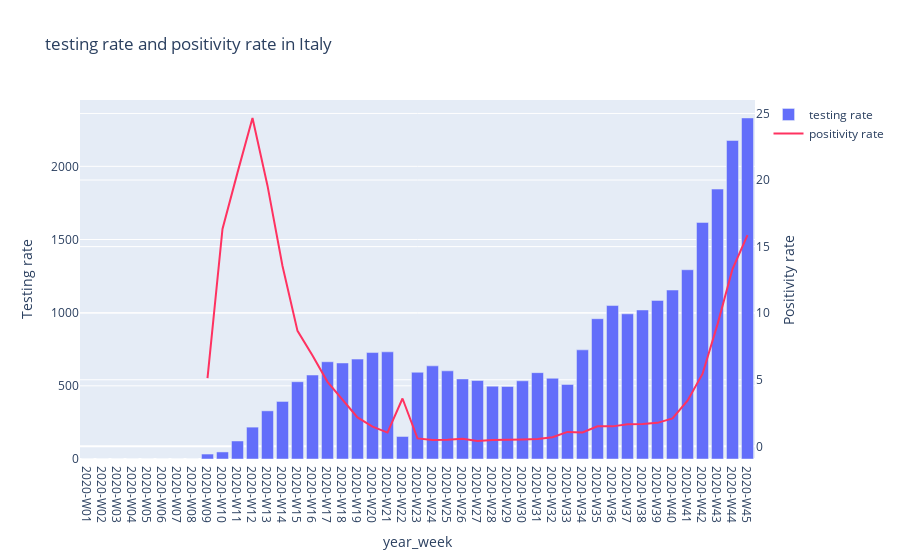

Write notebook code for a chart like this one.
### Code cell
# import graph objects as "go"
import plotly.graph_objs as go

test_ita = test.loc[test['country']=="Italy",:]
trace1 = {
  'x': test_ita.year_week,
  'y': test_ita.testing_rate,
  'name': 'testing rate',
  'type': 'bar',
    'yaxis':'y1'
};
trace2 = {
  'x': test_ita.year_week,
  'y': test_ita.positivity_rate,
  'name': 'positivity rate',
  'type': 'scatter',
    'marker':{'color':'rgba(255, 50, 96, 1)', 
               'size':1000,
             },
    'yaxis':'y2'
};
data = [trace1, trace2];
layout = {
  'xaxis': {'title': 'year_week'},
  'barmode': 'group',
  'title': 'testing rate and positivity rate in Italy',
    'yaxis':{'title':'Testing rate'},
    'yaxis2':{'title':'Positivity rate', 'overlaying':'y', 'side':'right'}
};

fig = go.Figure(data = data, layout = layout)
iplot(fig)
